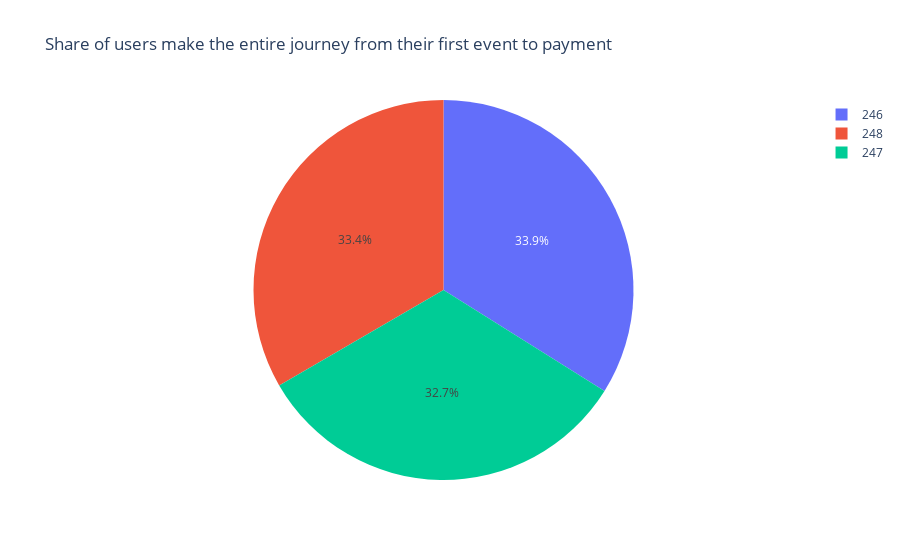

Here is the notebook cell this chart was saved with:
### Markdown cell above
And the answer to the question. What share of users make the entire journey from their first event to payment?

### Code cell
from plotly import graph_objects as go
name_rest = journey_first_to_last['experiment_id']
values = journey_first_to_last['PaymentScreenSuccessful']

fig = go.Figure(data=[go.Pie(labels=name_rest, values=values)])
fig.update_layout(title="Share of users make the entire journey from their first event to payment")
fig.show()

### Figure 1 — Plotly figure (JSON) as saved in the notebook; plotly's stock layout.template omitted (floating-point values rounded to 4 significant figures)
{"data": [{"labels": [246, 247, 248], "type": "pie", "values": [1200, 1158, 1181]}], "layout": {"title": {"text": "Share of users make the entire journey from their first event to payment"}}}
